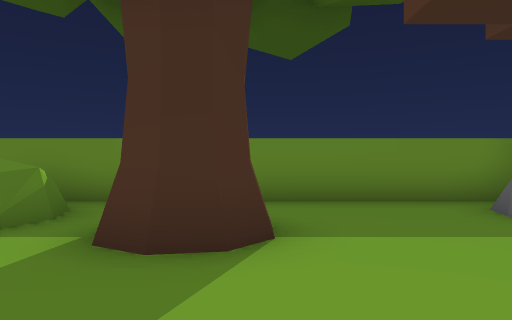
view 1 (above)

16 first-person views from a walk through a 3-D level made in the Unity game engine. The camera is 1.4 m above the floor, looks level and sees 70° across. The floor is counted in squares, 2 m on a side. Each view is taken from the middle of a square. On the plan, view 1 faces up. The plan holds only what a view shows up to about 11 squares ahead; the rest is blank. The place goes on beyond the plan.

view 2
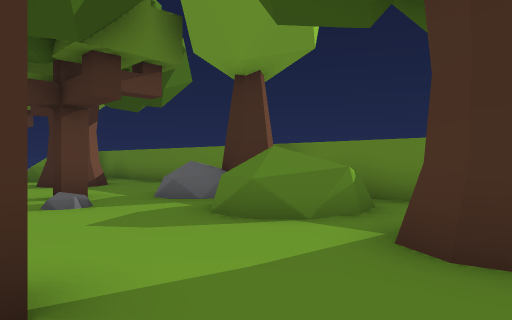

view 3
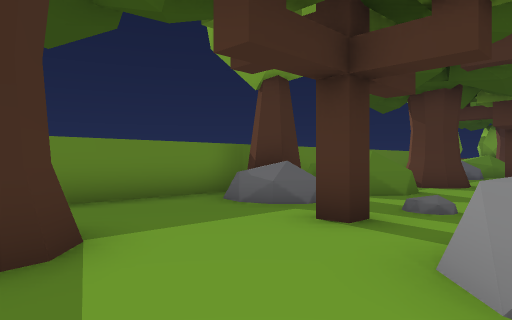

view 4
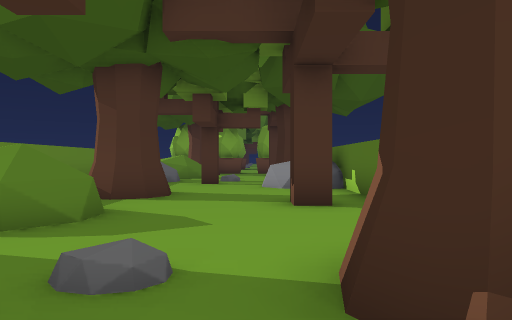

view 5
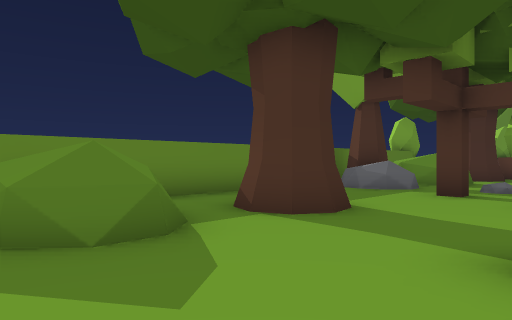

view 6
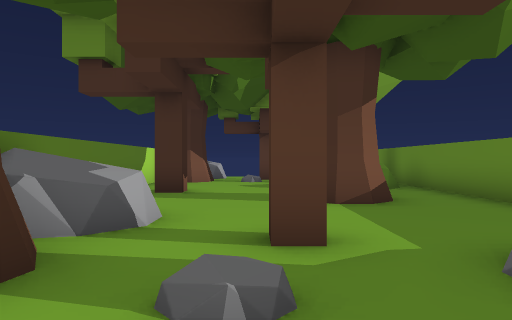

view 7
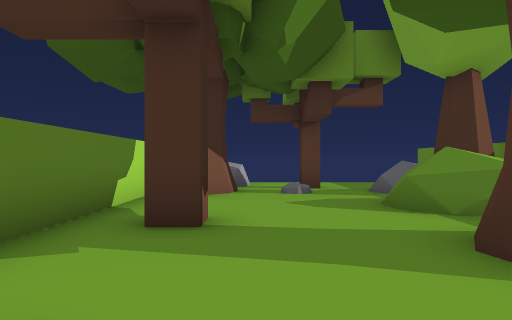

view 8
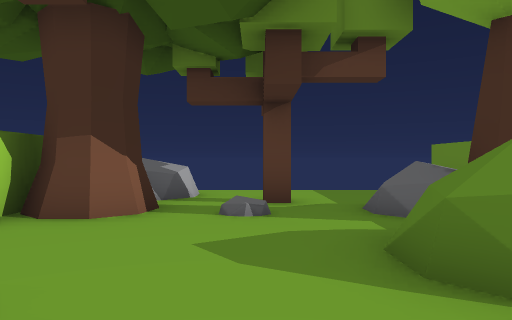

view 9
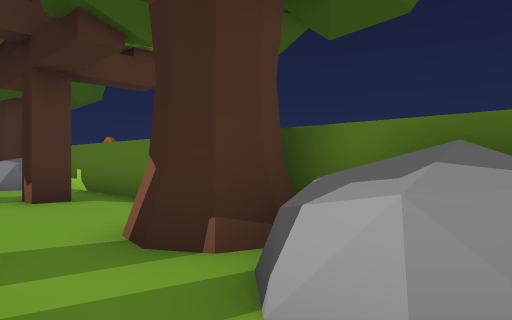

view 10
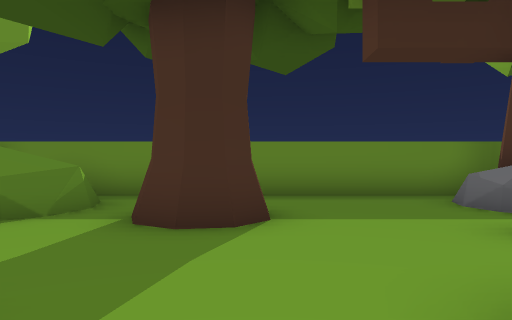

view 11
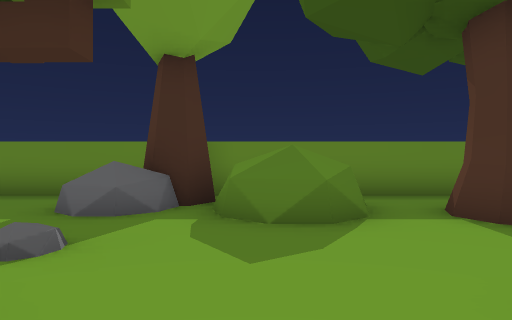

view 12
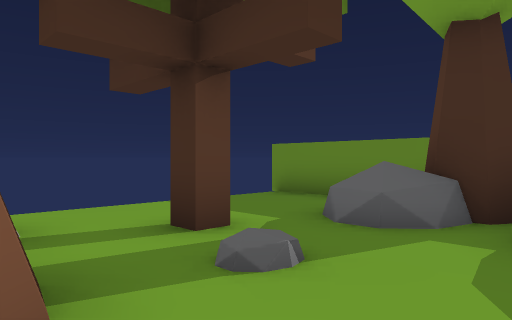

view 13
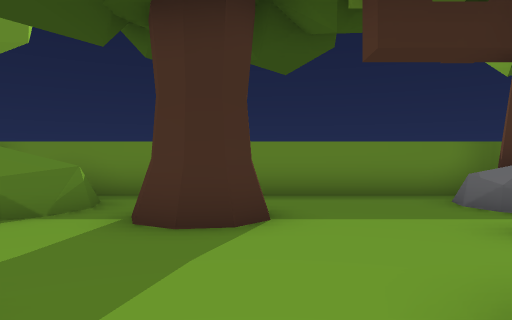

view 14
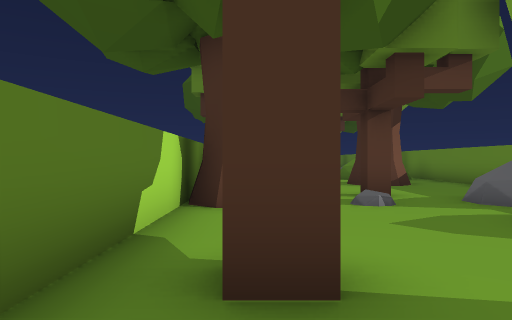

view 15
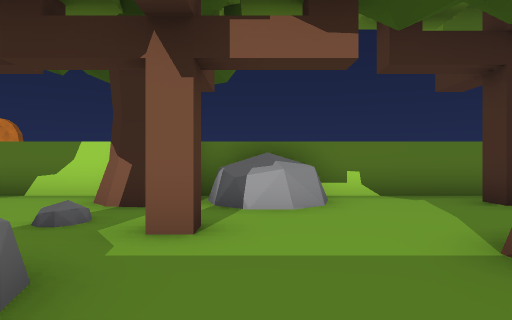

view 16
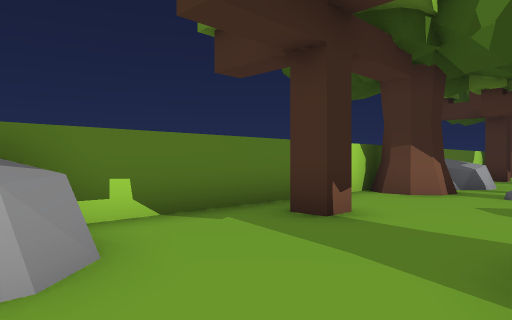

### Floor plan
Points are (right, up) in squares from view 1. A wall is a line through its corners. A room is listed if a view was taken in it or the views show most of it. See-through windows are left out.
Room 1 (views 1, 2, 3, 4, 5, 6, 7, 8, 9, 10, 11, 12, 13, 14, 15, 16)
walls: (-2.5, 4.4) (-3.2, 3.1); (-2.7, 5) (-2.5, 4.3); (-2.9, 5.3) (-2.5, 4.4) (-2.7, 3.5); (-5, 4.6) (-5.5, 4.6); (-3.2, -1.2) (13.1, -1.2); (5, 4.6) (4.4, 4.6); (5.6, 4.8) (6.2, 5.4); (7.3, 5) (7.5, 4.3) (7.3, 3.5); (7.5, 4.3) (6.8, 3.1); (-12.5, 4.4) (-13.2, 3.1); (-12.6, 5.1) (-12.4, 4.3) (-12.6, 3.5); (-14.3, 3.5) (-14.4, 4.5); (-15, 4.6) (-15.5, 4.6); (-15.1, 5.6) (-14.8, 5.1); (-16.5, -1.2) (-5.1, -1.2); (15, 4.6) (14.4, 4.6); (14.9, 6.1) (-19.6, 6.1); (14.8, -1.2) (16.5, -1.2); (15.7, 3.6) (15.6, 4.6)
low walls: (-2.6, 3.7) (-2.7, 3.5) (-3.2, 3); (6.8, 3.1) (6.4, 3.3); (7.5, 3.8) (7.3, 3.4) (6.8, 3) (7.5, 4.2); (-12.6, 3.8) (-12.7, 3.5) (-13.2, 3.1) (-13.6, 3.2); (-13.1, 5.5) (-12.6, 5.1); (-14.4, 3.4) (-14.5, 4.1); (15.6, 3.5) (15.5, 4)
objects: rock (-19, -1) to (-18, 0); tree (-17, 0) to (-16, 0); tree (-17, 2); rock (-16, 4) to (-16, 5); tree (-12, 0); tree (-11, 3) to (-10, 4); rock (-9, -1) to (-8, 0); tree (-7, 0) to (-6, 0); tree (-7, 2); rock (-6, 4) to (-6, 5); tree (-2, 0); tree (-1, 3) to (0, 4); rock (1, -1) to (2, 0); tree (3, 0) to (4, 0); tree (3, 2); rock (4, 4) to (4, 5); tree (8, 0); tree (9, 3) to (10, 4); rock (11, -1) to (12, 0); tree (13, 0) to (14, 0); tree (13, 2); rock (14, 4) to (14, 5)

Where each view was taken, in squares from view 1:
view 1: 0 up, 0 right, facing up
view 2: 0 up, 0 right, facing up-left
view 3: 0 up, 1 left, facing up-right
view 4: 1 up, 2 right, facing right
view 5: 0 up, 5 right, facing up-right
view 6: 2 up, 4 left, facing left
view 7: 1 up, 8 left, facing left
view 8: 2 up, 11 left, facing left
view 9: 2 up, 9 left, facing down-right
view 10: 1 down, 10 left, facing up
view 11: 1 down, 14 left, facing up
view 12: 0 up, 14 left, facing up-left
view 13: 1 down, 10 right, facing up
view 14: 0 up, 10 right, facing left
view 15: 6 up, 12 right, facing down
view 16: 3 up, 2 right, facing down-left
